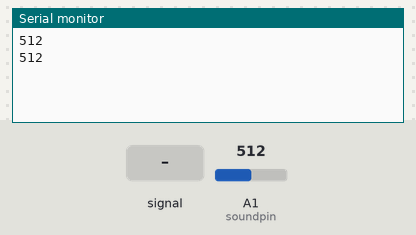
A sketch run on a simulated Arduino Uno, built with avr-gcc and run on an emulated ATmega328P. Shown: the last lines printed to the serial monitor. The inputs (shaded band) are chosen by the test bench; at power-on: A1 (soundpin) = 512.

Above: at 1.8 s.
1.9 s: A1 (soundpin) fed a 200 Hz sine of ±81 counts around its level
At 2.8 s:
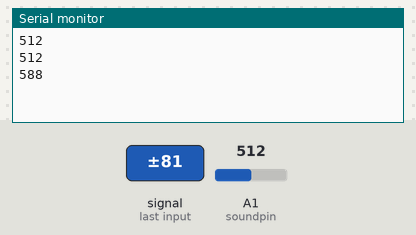
3.4 s: A1 (soundpin) set to 716
At 4.7 s:
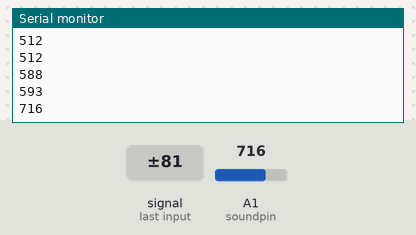
4.9 s: A1 (soundpin) fed a 1000 Hz sine of ±255 counts around its level
At 5.7 s:
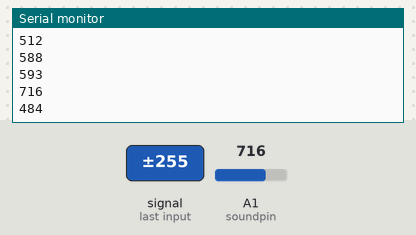
6.4 s: A1 (soundpin) set to 900
At 7.8 s:
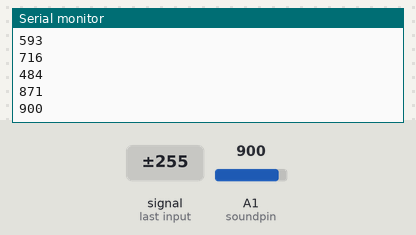
Timing chart, 0 to 8.9 s (numbered marks = the images above; inputs shaded):
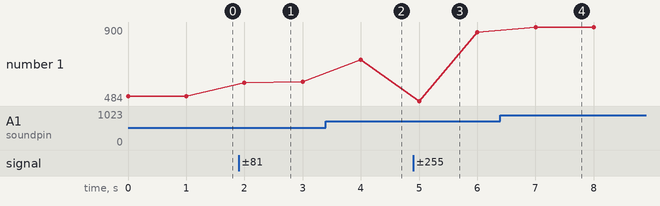

The sketch:

Project_24.1_Read_sound_value.ino
```cpp
//**********************************************************************************
/*
Keyestudio 2021 Starter Kit
Project 24.1
Read_the_sound_sensor_analog_value
http//www.keyestudio.com
*/
int soundpin=A1;// initializes the analog PIN A1 of the sound sensor
int val=0;// initializes the variable "val" with a value of 0
void setup()
{
Serial.begin(9600);// sets baudrate to 9600
}
void loop()
{
val=analogRead(soundpin);// reads the analog value of the sensor and assigns its value to "val"
Serial.println(val);// displays the value of "val"
delay(1000);// waits a second
}
//**********************************************************************************
```

Measured:
- after the input at 1.9 s, the serial monitor: prints a new line after 0.10 s (image 1)
- after the input at 3.4 s, the serial monitor: prints a new line after 0.60 s (image 2)
- after the input at 4.9 s, the serial monitor: prints a new line after 0.10 s (image 3)
- after the input at 6.4 s, the serial monitor: prints a new line after 0.60 s (image 4)
- plotted number 1: 512 → 593 after the input at 1.9 s, 593 → 716 after the input at 3.4 s, 716 → 871 after the input at 4.9 s, 871 → 900 after the input at 6.4 s
